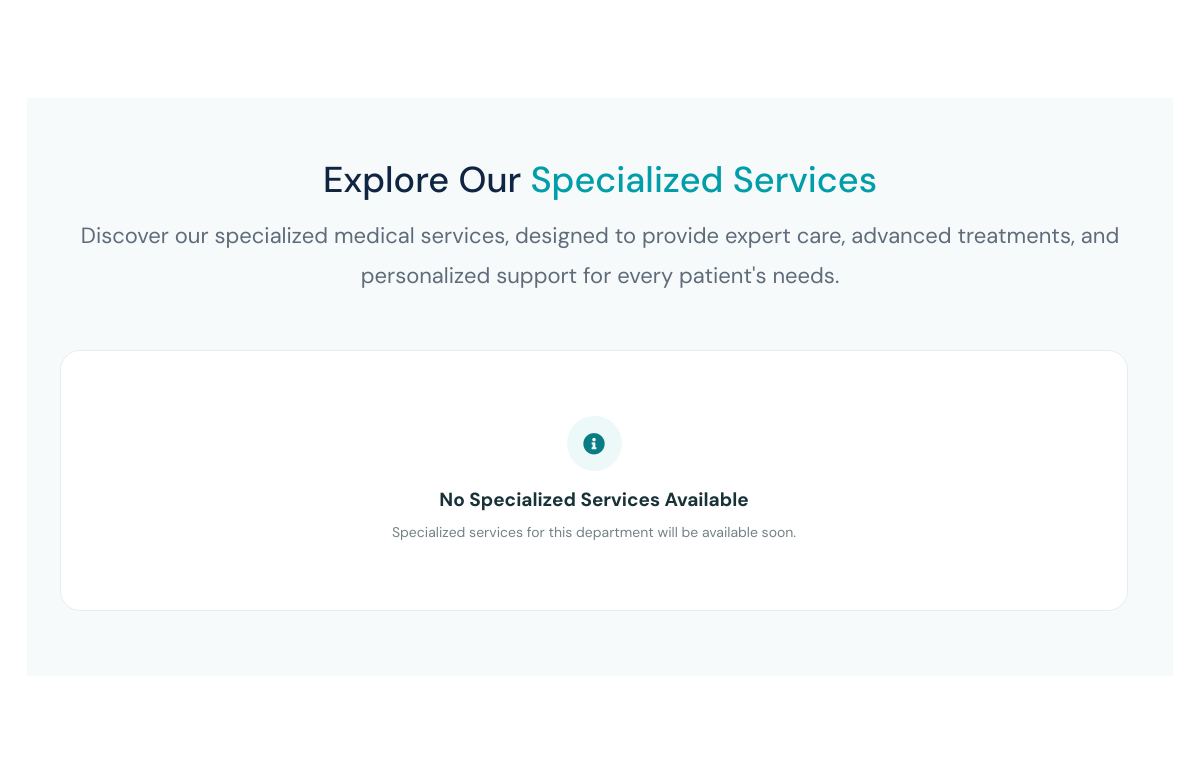
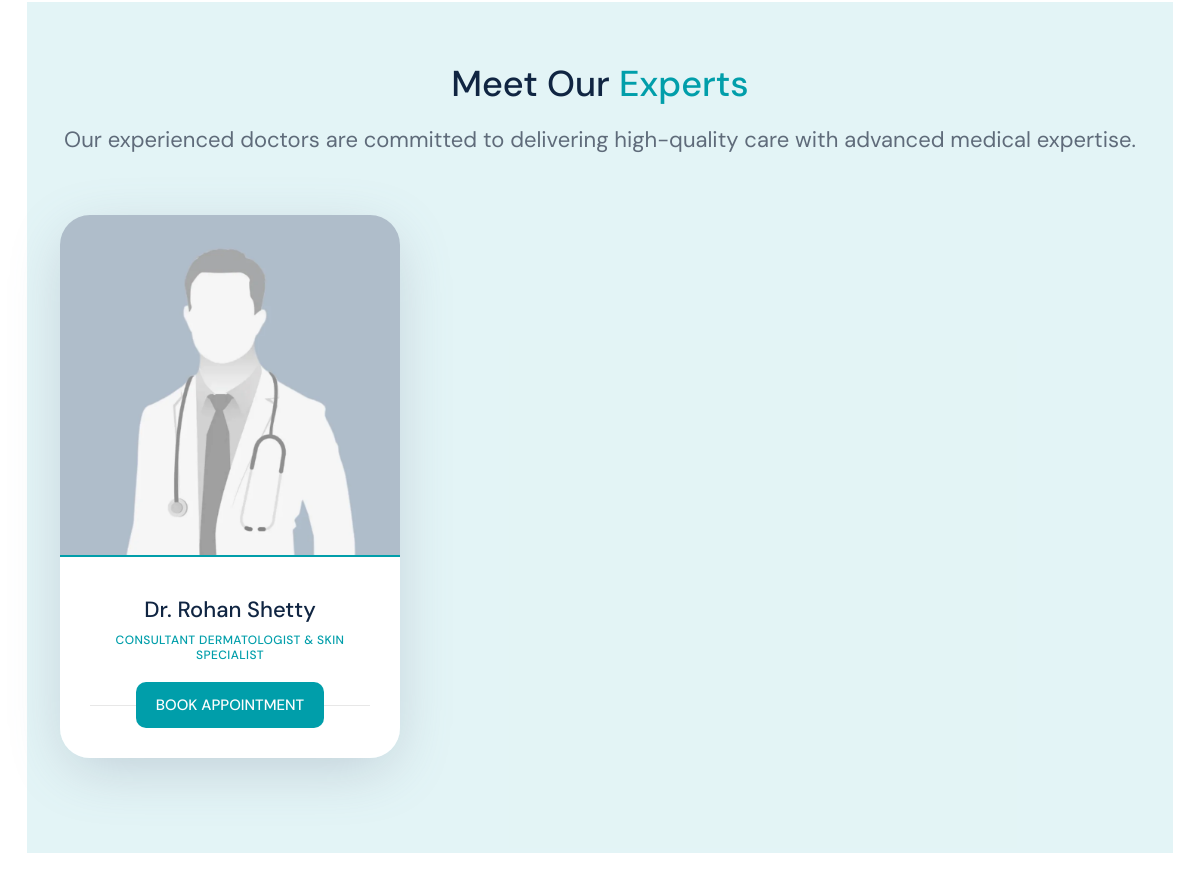
/departments/dermatology/ (middle part), run on an earlier commit of the app's database (2 pictures, top to bottom).
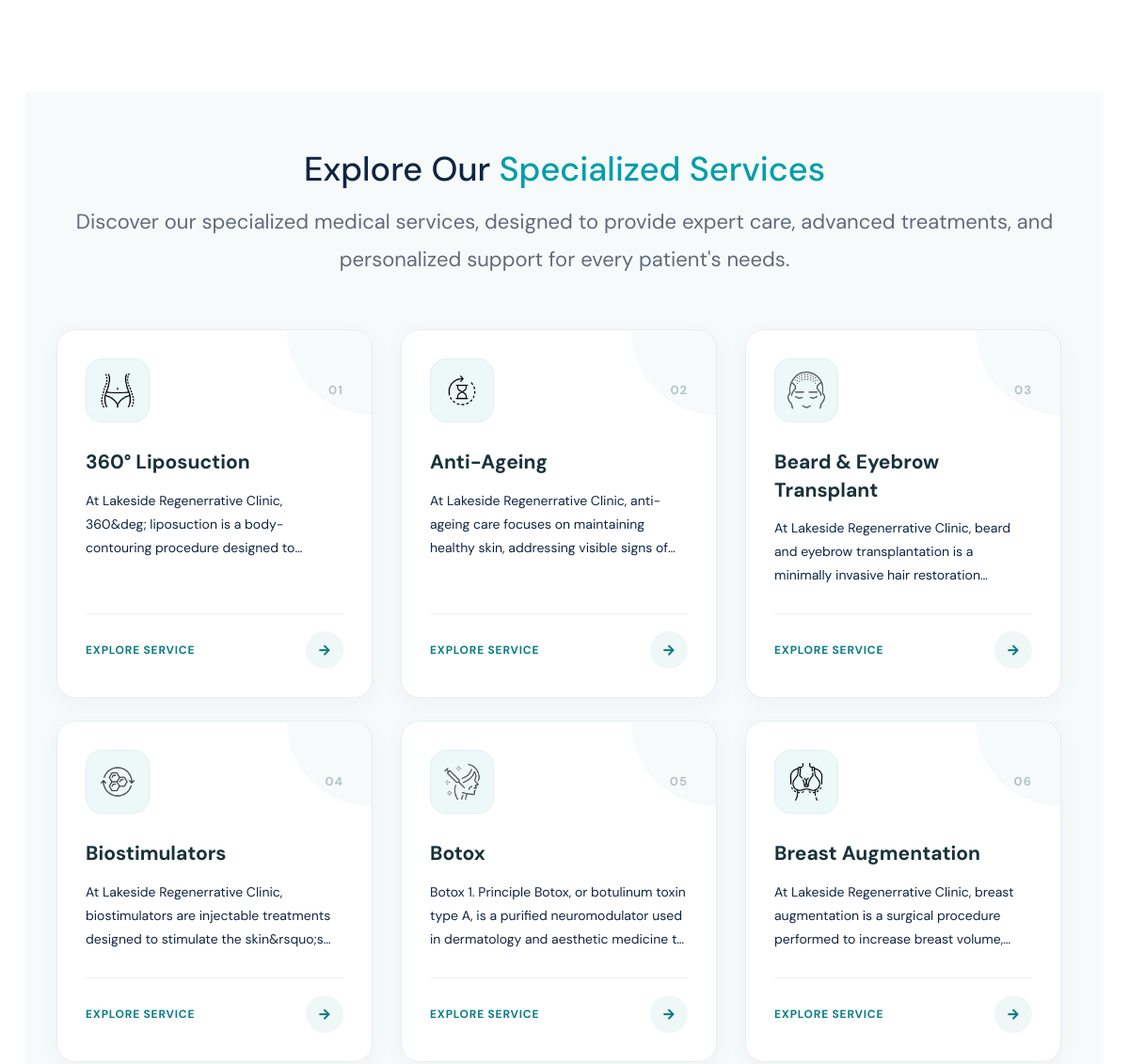
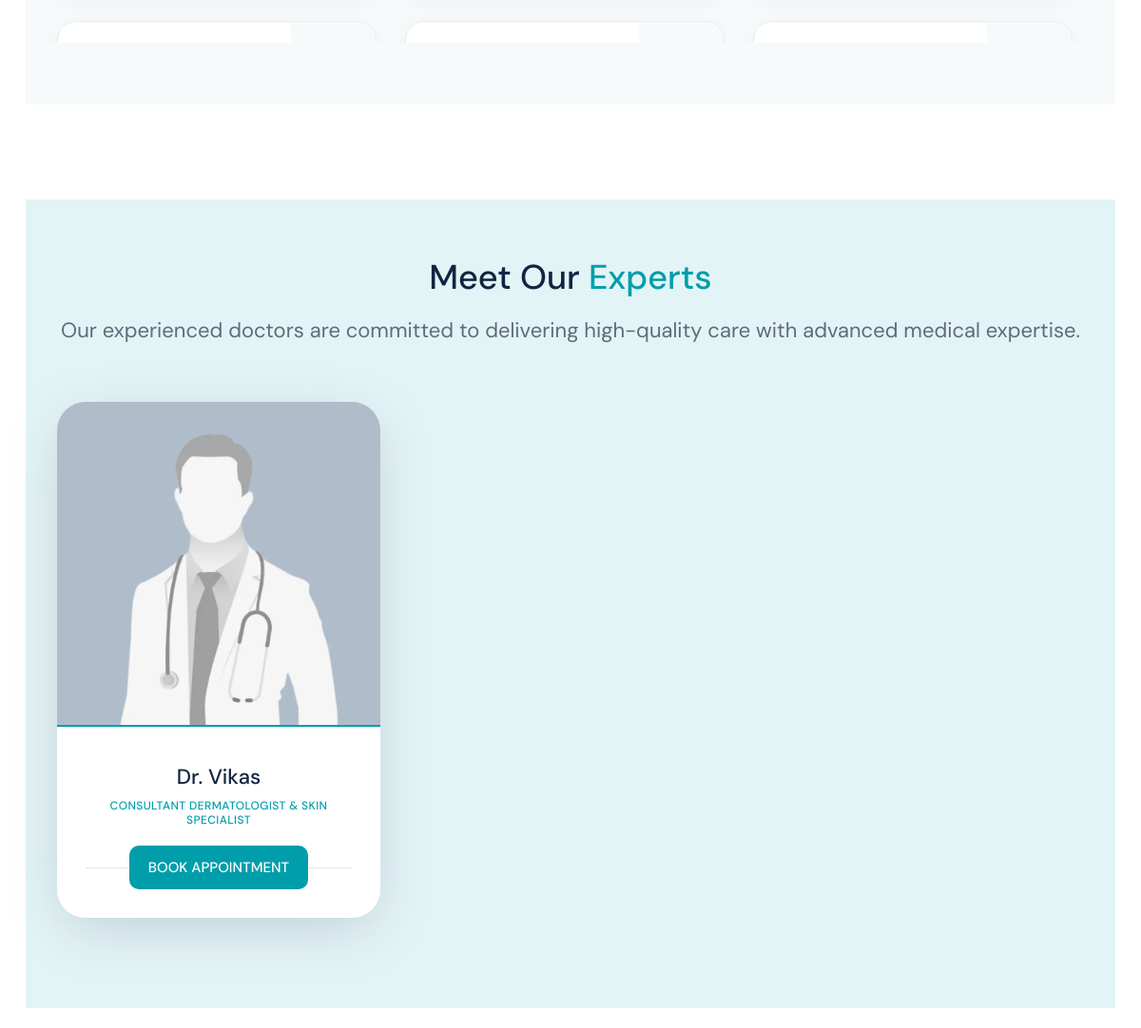
And on a later commit of the database (2 pictures, top to bottom).
### core/models.py (models this page shows, shortened)
class Doctor(models.Model):
    GENDER_CHOICES = [
        ('male', 'Male'),
        ('female', 'Female'),
        ('other', 'Other'),
    ]
    name = models.CharField(max_length=100)
    department = models.ForeignKey(Department, on_delete=models.CASCADE)
    designation = models.CharField(max_length=100)
    experience_years = models.PositiveIntegerField()
    fee = models.DecimalField(max_digits=10, decimal_places=2)
    priority = models.DecimalField(max_digits=4, decimal_places=2, null=True, blank=True)
    email = models.EmailField()
    number = models.CharField(max_length=15)
    gender = models.CharField(max_length=6, choices=GENDER_CHOICES)
    education = models.CharField(max_length=200)
    city = models.CharField(max_length=100)
    photo = models.ImageField(upload_to='doctors')
    slug = models.SlugField(unique=True, blank=True)
    status = models.BooleanField(default=True)
    created_at = models.DateTimeField(auto_now_add=True)
    updated_at = models.DateTimeField(auto_now=True)
    description = RichTextField()
    show_on_homepage = models.BooleanField(default=False)
    meta_title = models.TextField(null=True, blank=True)
    meta_keyword = models.TextField(null=True, blank=True)
    meta_description = models.TextField(null=True, blank=True)

class SubDepartment(models.Model):
    department = models.ForeignKey(
        Department,
        on_delete=models.CASCADE,
        related_name='sub_departments'
    )
    title = models.CharField(max_length=200)
    banner = models.FileField(
        upload_to='sub-departments',
        null=True,
        blank=True
    )
    breadcamp = models.FileField(
        upload_to='sub-department-banners',
        null=True,
        blank=True
    )
    priority = models.DecimalField(
        max_digits=4,
        decimal_places=2,
        null=True,
        blank=True
    )
    icon = models.FileField(
        upload_to='sub-department-icons',
        null=True,
        blank=True
    )
    created_at = models.DateTimeField(auto_now_add=True)
    updated_at = models.DateTimeField(auto_now=True)
    status = models.BooleanField(default=True)
    slug = models.SlugField(unique=True)
    description = RichTextField(
        null=True,
        blank=True
    )
    meta_title = models.TextField(
        null=True,
        blank=True
    )
    meta_keyword = models.TextField(
        null=True,
        blank=True
    )
    meta_description = models.TextField(
        null=True,
        blank=True
    )

### core/views.py (the view)
# urls.py: path('departments/<slug:slug>/',department_detail,name='department_detail'),
def department_detail(request, slug):
    department = get_object_or_404(
        Department,
        slug=slug,
        status=True
    )
    doctors = Doctor.objects.filter(
        department=department,
        status=True
    )
    sub_departments = department.sub_departments.filter(
        status=True
    ).order_by('priority', 'title')
    return render(request, 'frontend/services-details.html', {
        'department': department,
        'doctors': doctors,
        'departments': Department.objects.filter(status=True),
        'sub_departments': sub_departments,
    })

### core/context_processors.py (called while the page is built)
def cart_context(request):
    cart_count = 0
    if request.user.is_authenticated:
        try:
            cart = request.user.customer_profile.cart
            cart_count = cart.total_items
        except Exception:
            cart_count = 0
    return {
        'cart_count': cart_count,
    }

### templates/frontend/services-details.html (shortened to what this page needs)
{% extends "frontend/base.html" %}
{% load static %}
{% block content %}
    <div class="services-details-area default-padding">
        <div class="container">
            <div class="row">
            <section class="sub-departments-section">
                <div class="container">
                    <div class="site-heading text-center">
                        <h2>
                            Explore Our <span>Specialized Services</span>
                        </h2>
                        <p class="service_pergraph">
                            Discover our specialized medical services, designed to provide
                            expert care, advanced treatments, and personalized support
                            for every patient's needs.
                        </p>
                    </div>
                    <div class="row g-4 khaja-services-scroll">
                        {% for sub in sub_departments %}
                            <div class="col-lg-4 col-md-6">
                                <a href="{% url 'sub_department_detail' department.slug sub.slug %}"
                                   class="sub-department-card">
                                    <div class="sub-card-top">
                                        <div class="sub-department-icon">
                                            {% if sub.icon %}
                                                <img src="{{ sub.icon.url }}" alt="{{ sub.title }}" loading="lazy">
                                            {% else %}
                                                <i class="fas fa-heartbeat"></i>
                                            {% endif %}
                                        </div>
                                        <span class="sub-card-number">{{ forloop.counter|stringformat:"02d" }}</span>
                                    </div>
                                    <div class="sub-card-content">
                                        <h3>{{ sub.title }}</h3>
                                        {% if sub.description %}
                                            <div class="sub-card-description">{{ sub.description|striptags|truncatewords:20 }}</div>
                                        {% endif %}
                                    </div>
                                    <div class="sub-card-footer">
                                        <span>Explore Service</span>
                                        <span class="sub-card-arrow">
                                            <i class="fas fa-arrow-right"></i>
                                        </span>
                                    </div>
                                </a>
                            </div>
                        {% empty %}
                            <div class="col-12">
                                <div class="no-sub-departments">
                                    <i class="fas fa-info-circle"></i>
                                    <h4>No Specialized Services Available</h4>
                                    <p>
                                        Specialized services for this department will be
                                        available soon.
                                    </p>
                                </div>
                            </div>
                        {% endfor %}
                    </div>
                </div>
            </section>
            <div class="doctor-area bg-gray service_doctor_main_section">
                <div class="container">
                    <div class="doctor-items text-center">
                        <div class="row">
                            <div class="site-heading text-center">
                                <h2>
                                    Meet Our <span>Experts</span>
                                </h2>
                                <p class="service_pergraph">
                                    Our experienced doctors are committed to delivering high-quality care with advanced
                                    medical expertise.
                                </p>
                            </div>
                        </div>
                        <div class="row">
                            {% for doctor in doctors %}
                                <div class="col-lg-4 col-md-6 mb-30">
                                    <div class="item">
                                        <div class="thumb">
                                            {% if doctor.photo %}
                                                <img src="{{ doctor.photo.url }}"
                                                     alt="{{ doctor.name }}"
                                                     class="services_details_doctor"
                                                     loading="lazy"
                                                     decoding="async" />
                                            {% endif %}
                                        </div>
                                        <div class="info">
                                            <h4>{{ doctor.name }}</h4>
                                            <h5>{{ doctor.designation }}</h5>
                                            <div class="appoinment-btn">
                                                <a href="{% url 'doctor_detail' doctor.slug %}">Book Appointment</a>
                                            </div>
                                        </div>
                                    </div>
                                </div>
                            {% empty %}
                                <p>No doctors available for this department.</p>
                            {% endfor %}
                        </div>
                    </div>
                </div>
            </div>
        </div>
    </div>
</div>
{% endblock content %}

### templates/frontend/base.html (shortened to what this page needs)
{% load static %}
<!DOCTYPE html>
<html lang="en">
    <head>
        <link rel="stylesheet"
              href="https://cdnjs.cloudflare.com/ajax/libs/font-awesome/5.15.4/css/all.min.css">
        <link href="{% static 'frontend/assets/css/bootstrap.min.css' %}"
              rel="stylesheet" />
        <link href="{% static 'frontend/assets/css/font-awesome.min.css' %}"
              rel="stylesheet" />
        <link href="{% static 'frontend/assets/css/themify-icons.css' %}"
              rel="stylesheet" />
        <link href="{% static 'frontend/assets/css/flaticon-set.css' %}"
              rel="stylesheet" />
        <link href="{% static 'frontend/assets/css/owl.carousel.min.css' %}"
              rel="stylesheet" />
        <link href="{% static 'frontend/assets/css/owl.theme.default.min.css' %}"
              rel="stylesheet" />
        <link href="{% static 'frontend/assets/css/magnific-popup.css' %}"
              rel="stylesheet" />
        <link href="{% static 'frontend/assets/css/animate.css' %}"
              rel="stylesheet" />
        <link href="{% static 'frontend/assets/css/validnavs.css' %}"
              rel="stylesheet" />
        <link href="{% static 'frontend/assets/css/helper.css' %}" rel="stylesheet" />
        <link href="{% static 'frontend/assets/css/style.css' %}" rel="stylesheet" />
        <link href="{% static 'frontend/assets/css/responsive.css' %}"
              rel="stylesheet" />
    </head>
    <body>
        {% block content %}{% endblock %}
    </body>
</html>

### static/frontend/assets/css/validnavs.css (style rules this page uses)
:root { --box-shadow: 0px 0px 20px 0px rgba(7, 20, 52, .1); --box-shadow-secondary: 0 6px 12px rgba(0, 0, 0, 0.175); --box-shadow-extra: 0 5px 50px 0 rgba(0, 0, 0, 0.15); --box-shadow-dark: 0px 0px 0px; }
body { -webkit-transition: all 0.3s ease-in-out; -moz-transition: all 0.3s ease-in-out; -o-transition: all 0.3s ease-in-out; -ms-transition: all 0.3s ease-in-out; transition: all 0.3s ease-in-out; }

What changed in the data, as far as the page shows it:
added SubDepartment: icon (picture), title "360° Liposuction", description "At Lakeside Regenerrative Clinic, 360&deg; liposuction is a body-contouring procedure designed…"
added SubDepartment: icon (picture), title "Anti-Ageing", description "At Lakeside Regenerrative Clinic, anti-ageing care focuses on maintaining healthy skin, addressing visible signs…"
added SubDepartment: icon (picture), title "Beard & Eyebrow Transplant", description "At Lakeside Regenerrative Clinic, beard and eyebrow transplantation is a minimally invasive hair…"
added SubDepartment: icon (picture), title "Biostimulators", description "At Lakeside Regenerrative Clinic, biostimulators are injectable treatments designed to stimulate the…"
added SubDepartment: icon (picture), title "Botox", description "Botox 1. Principle Botox, or botulinum toxin type A, is a purified neuromodulator used in dermatology and aesthetic medicine…"
added SubDepartment: icon (picture), title "Breast Augmentation", description "At Lakeside Regenerrative Clinic, breast augmentation is a surgical procedure performed to increase breast…"
changed Doctor "CONSULTANT DERMATOLOGIST & SKIN SPECIALIST": name "Dr. Rohan Shetty" → "Dr. Vikas"
Also different on the page:
text no longer shown: "No Specialized Services Available Specialized services for this department will be available soon."
